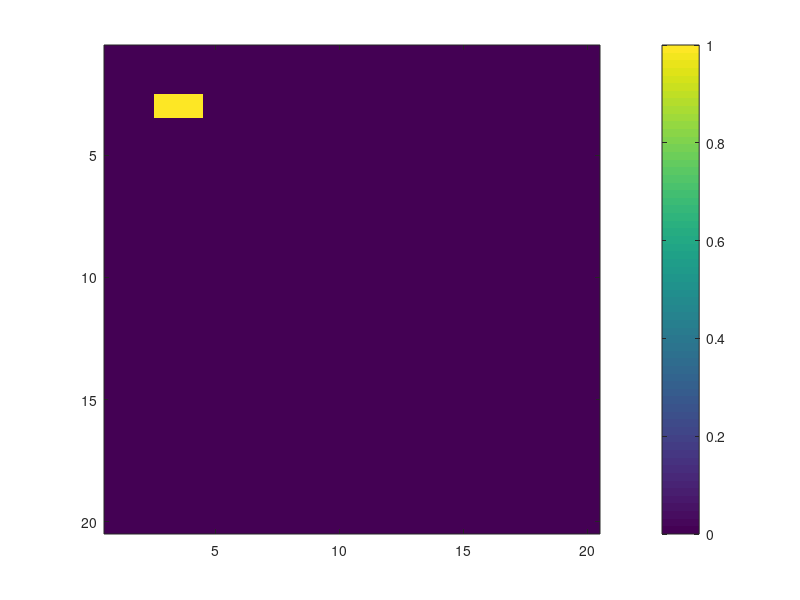

Write MATLAB code to recreate this figure. (Note: this script raises an error after producing the figure.)
N = [20,20];
p = 0.33;
alpha = 0.9;
region = ones(N);
region(10,1:9) = 0;

pi = zeros(N);
pi(3,3) = 1; region(3,3) = 0;
pi(3,4) = 1; region(3,4) = 0;


figure(1)
clf
for k=1:100
    imagesc(pi)
    colorbar
    drawnow
    pi=iterate(pi,region,p,alpha)
end
